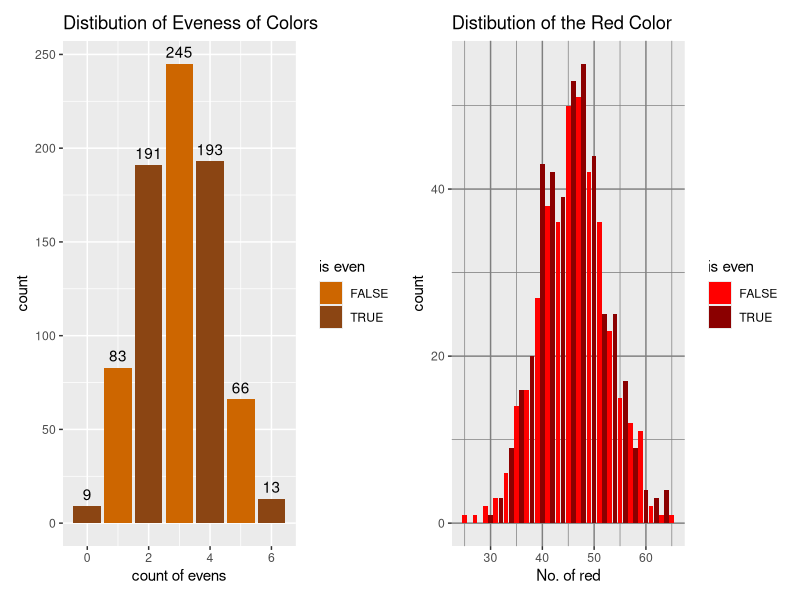
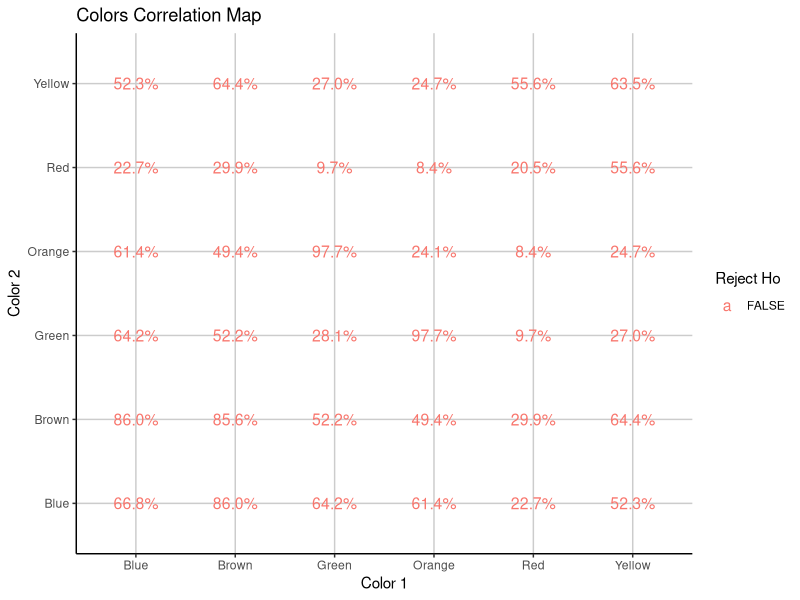
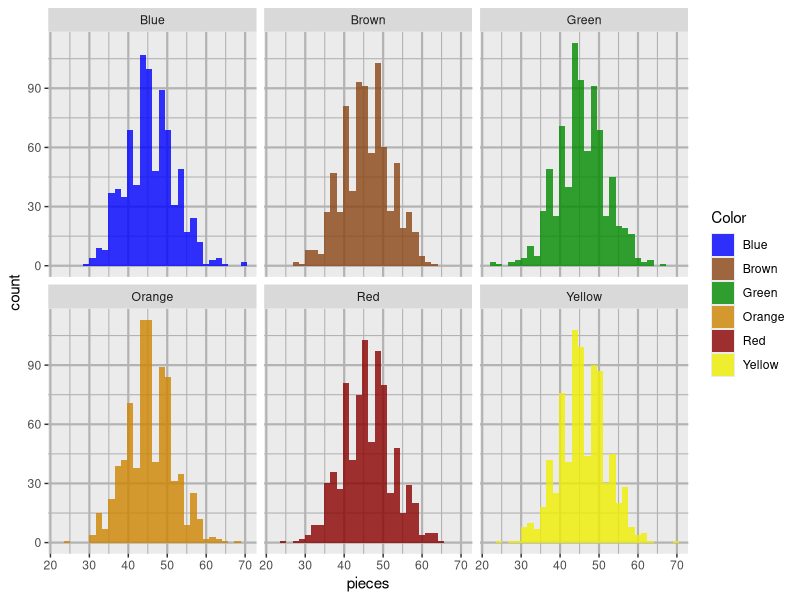
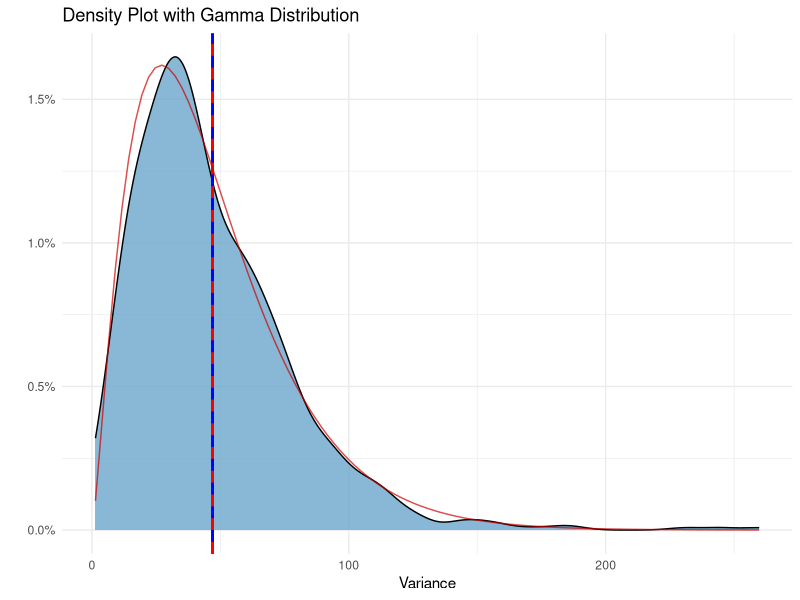
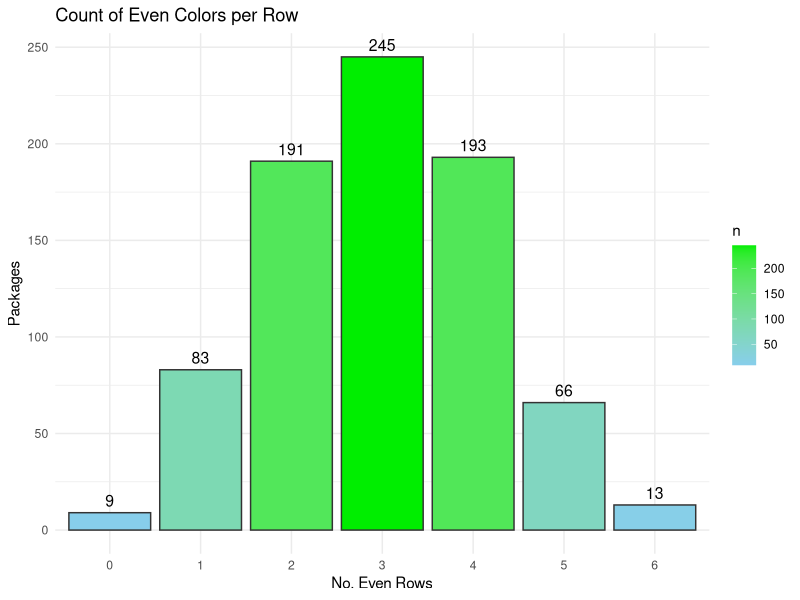
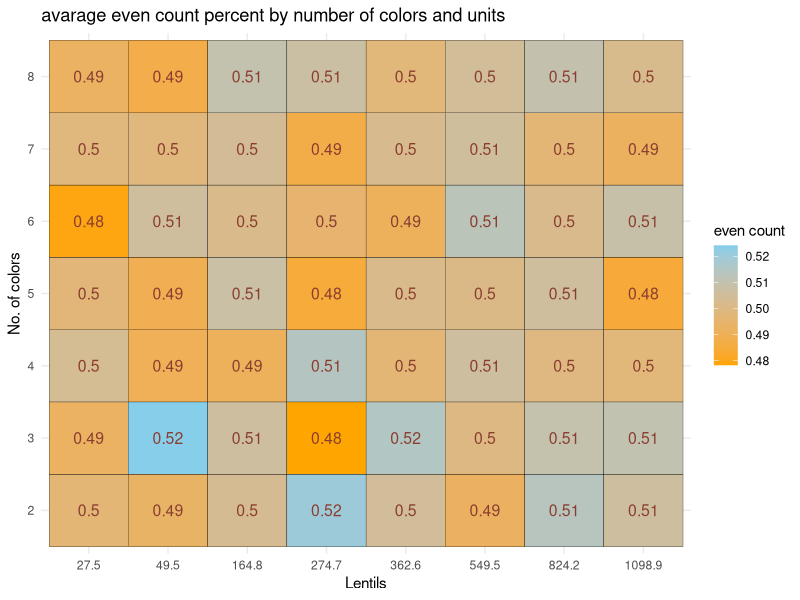
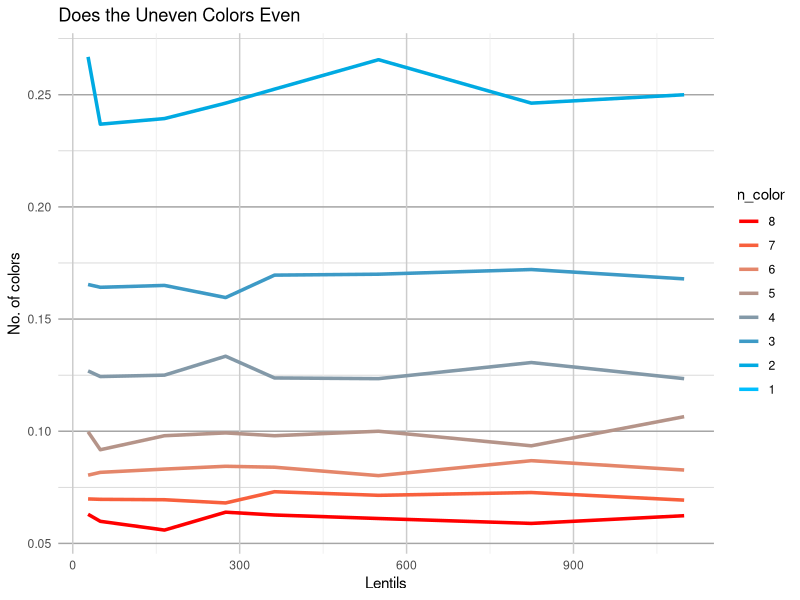
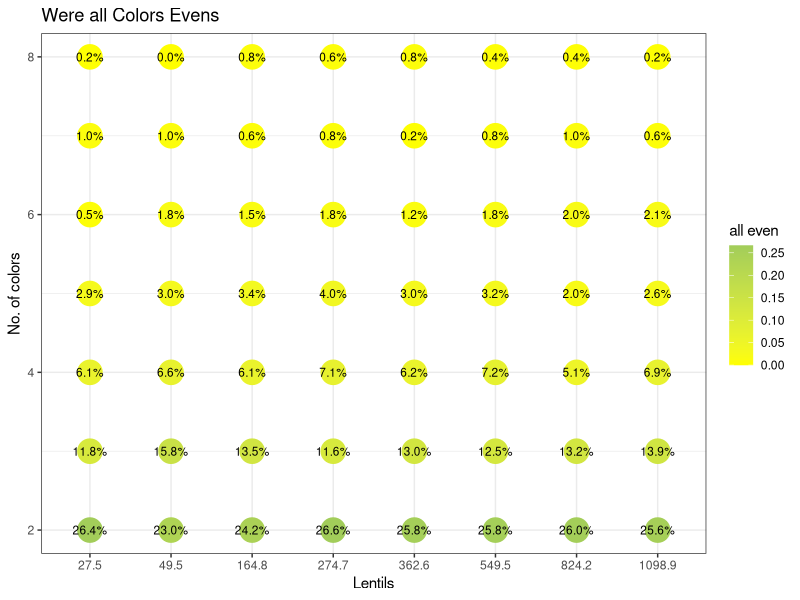

Here is the R script that generated these plots, in order:
## ---- chunk 1
n= 800              #numbers of bags per sample
n_color= 6          #unique colors of M&M
gram= 0.91          #weight of one M&M
bag_g= 250          #common weight of M&M package
n_unit= bag_g/gram  #M&M per packagenm,
## ---- chunk 2
library(tidyverse)
library(MASS) #calculate distribution parameters
library(scales)
library(patchwork) #combine 2 plots
## ---- chunk 3
#parameters
n<- 800            #numbers of bags per sample
n_color<- 6         #unique colors of M&M
gram<- 0.91         #weight of one M&M
bag_g<- 250         #common weight of M&M package
n_unit<- bag_g/gram #M&M per packagenm,
av_per_color= n_unit/n_color
paste0("The avarage number of lentils per color is ", round(av_per_color,2))
## ---- chunk 4
Create_bag<- function(x,tx) #create bag using sample vector
  {
  x<- floor(x)+sample(0:1,1)
  res<- matrix(nrow = 1, ncol = tx)
  colnames(res)<- 1:tx
  S_res<- sample(tx,x,replace = T)
  while(sum(table(S_res)>x))
  {S_res<- S_res[-1]}
  for (i in 1:tx) {
    res[,i] <- sum(S_res==i)
    }
  res}

sample_MnM<-function(n,x_units,t_colors) #create n bag using sample vector
  {
  res<- matrix(nrow = n, ncol = t_colors)
  for (i in 1:n)
    {res[i,]<- Create_bag(x= x_units,tx=t_colors)}
  res}
## ---- chunk 5
#example
print("One bag of 100:")
Create_bag(100,6)
print("3 bags of 100:")
sample_MnM(3,100,6) %>% 
   `colnames<-`(c(1:6)) %>% 
   `rownames<-`(c("Bag_1","Bag_2","Bag_3")) %>% 
   `colnames<-`(c("Red","Blue","Green", "Orange", "Yellow", "Brown"))
## ---- chunk 6
MnM_sample<- sample_MnM(n,n_unit,n_color) %>% 
     `colnames<-`(c("Red","Blue","Green", "Orange", "Yellow", "Brown"))

MnM_sample<-
  MnM_sample %>% as_data_frame() %>% 
  mutate(even_count= rowSums(across(c(1:6)  , ~ .x %% 2 == 0)), #how many evens colors there are
         even_evens= rowSums(across(c(1:6), ~ .x %% 2 == 1)) %% 2 ==0, #are the uneven colors even
         low_col=    rowSums(across(c(1:6), ~ .x <= 0.66*av_per_color)),
         Variance=    apply(across(c(1:6)), 1, var), #var of candy per color/ type
         min=        apply(across(c(1:6)),1,FUN = min), # lowest value in color
         all_even=   even_count== 6
         )

knitr::kable(MnM_sample %>% head(4), caption = "M&M sample random rows")
## ---- chunk 7
colors_summary_df<-rbind(
  MnM_sample$Red %>% summary(),
  MnM_sample$Blue %>% summary(),
  MnM_sample$Green %>% summary(),
  MnM_sample$Orange %>% summary(),
  MnM_sample$Yellow %>% summary(),
  MnM_sample$Brown %>% summary()) %>%
  as.data.frame() %>% cbind(sapply(MnM_sample[,1:6],var,na.rm=1)) %>% 
  rename("Var" ="sapply(MnM_sample[, 1:6], var, na.rm = 1)")

knitr::kable(colors_summary_df, caption = "summary of all colors Distibution")
## ---- chunk 8

red_1<- MnM_sample %>%
  mutate(is.even = even_count %%2 ==0) %>% 
  ggplot(aes(x= even_count, fill= is.even))+
  scale_fill_manual(values = c("darkorange3", "chocolate4"))+
  geom_bar()+
    geom_text(stat = "count",
    aes(label = ..count..),vjust = -0.5)+
  labs(title="Distibution of Eveness of Colors",
       x= "count of evens",
       y= "count",
       fill= "is even"
       )
  
red_2<- MnM_sample %>%
  mutate(is.even = Red %%2 ==0) %>% 
  ggplot(aes(x= Red, fill= is.even))+
  scale_fill_manual(values = c("red", "red4"))+
  geom_bar()+
  labs(title="Distibution of the Red Color",
       x= "No. of red",
       y= "count",
       fill= "is even")+
  theme(panel.grid = element_line(color = "gray50"))

red_1+red_2
## ---- chunk 9
#test mu is av_per_color
check_mean_hypothesis <- function(data, column_name, X)
  {
  test_result <- t.test(data[[column_name]], mu = X)
  test_result$p.value}

columns_to_test <- colnames(MnM_sample[,1:6])
test_results <- sapply(columns_to_test, function(col) {
  check_mean_hypothesis(MnM_sample, col, av_per_color)})

percent(test_results)
## ---- chunk 10
check_mean_hypothesis <- function(data, column_name, X) {
  t.test(data[[column_name]], mu = X)$p.value}

check_two_sample_t_test <- function(data, col1, col2) {
  t.test(data[[col1]], data[[col2]])$p.value}

columns_to_test <- colnames(MnM_sample[,1:6])
num_cols <- length(columns_to_test)
p_value_matrix <- matrix(NA, nrow = num_cols, ncol = num_cols, dimnames = list(columns_to_test, columns_to_test))
for (i in 1:num_cols) {
  for (j in 1:num_cols) {
    if (i == j) { #diagonal test of mu
      p_value_matrix[i, j] <- check_mean_hypothesis(MnM_sample, columns_to_test[i], av_per_color)
    } else { # 2 sample t.test
      p_value_matrix[i, j] <- check_two_sample_t_test(MnM_sample, columns_to_test[i], columns_to_test[j])
    }
  }
}

round(as.data.frame(p_value_matrix),3) %>%
  mutate(color_1= rownames(p_value_matrix)) %>% 
  pivot_longer(cols = 1:6, names_to = "color_2", values_to = "t_test") %>% 
  mutate(Reject_H0 = t_test<= 0.05) %>% 
  ggplot(aes(x= color_1, y= color_2))+
  geom_text(aes(label = sprintf("%.1f%%", t_test * 100), color = Reject_H0), size = 4)+
  labs(title="Colors Correlation Map", color = "Reject Ho",
       x = "Color 1",
       y = "Color 2")+
  theme_classic()+
    theme(
  panel.grid.major.y = element_line(color = "grey80"),
  panel.grid.major.x = element_line(color = "grey80")
    )
## ---- chunk 11
colored_MnM<- MnM_sample %>%
    pivot_longer(cols = 1:6, names_to = "Color", values_to = "pieces") %>%
    ggplot(aes(fill=Color ,x= pieces))+
  geom_histogram(position = "identity", alpha= 0.8)+
    scale_fill_manual(values = c("blue", "chocolate4","green4", "orange3","red4", "yellow2"))+
  theme(panel.grid = element_line(color = "grey70",
                                  size = 0.75))+facet_wrap(~Color)

ggsave(colored_MnM, 
       filename = "colored_M&M.png",
       height = 4, width = 5, units = "in")

colored_MnM
## ---- chunk 12
gamma_params <- fitdistr(MnM_sample$Variance, "gamma")$estimate
paste0("The parameters of the gamma shaped variance is shape ", round(gamma_params[1],3)," and rate ", round(gamma_params[2],3) )
shape_est <- gamma_params["shape"]
scale_est <- 1 / gamma_params["rate"] #using Scale= 1/Rate

MnM_sample %>% #plot density
  ggplot(aes(x = Variance)) +
  geom_density(fill= "skyblue3", alpha= 0.8) +
  geom_vline(xintercept = mean(MnM_sample$Variance), color = "blue", size=1) +
  geom_vline(xintercept = scale_est*shape_est, color = "red", linetype = "dashed", size=1) +
  stat_function(fun = dgamma, args = list(shape = shape_est, scale = scale_est), 
                color = "red3", alpha= 0.7) +
  labs(title = "Density Plot with Gamma Distribution",
       x = "Variance",
       y = "") +
  scale_y_continuous(label=scales::label_percent(.1)) + 
  theme_minimal()
## ---- chunk 13
MnM_sample %>%
  select_(1,2,3,4,5,6) %>%
  mutate(count_even = rowSums(across(1:n_color, ~ .x %% 2 == 0))) %>%
  count(count_even) %>%
  ggplot(aes(x = factor(count_even), y = n, fill = n)) +  # make x categorical
  geom_bar(stat = "identity", color= "grey20") +
  scale_fill_gradient(low = "skyblue", high = "green2") +
  labs(
    title = "Count of Even Colors per Row",
    x = "No. Even Rows",
    y = "Packages"
  )+
    geom_text(aes(label = n), color = "black", size = 4,vjust = -0.5)+
  theme_minimal()
## ---- chunk 14
mega_snack<- function(nn,n_unit,n_color)
  {
  m_sample<- length(n_unit)*length(n_color)
  nul_mat= matrix(nrow = m_sample, ncol = 6)
  res<- cbind(rep(n_unit,length(n_color)),
              sort(rep(n_color,length(n_unit))),
              nul_mat)
    colnames(res)<- c("n_unit", "n_color", "even_count", "even_evens",
                    "var_col","all_even","low_color","smallest_col")
    for (i in 1:(dim(res)[1]))
  {
    low_color<- 0.666*res[i,1]/(res[i,2])
    small_sample<- sample_MnM(nn,res[i,1],res[i,2])%>%
      as_data_frame() %>% 
      mutate(even_count= rowSums(across(everything()  , ~ .x %% 2 == 0))/res[i,2],
             #how many evens colors there are
             even_evens= (rowSums(across(c(1:n_color)  , ~ .x %% 2 == 1)) %% 2 ==0)/res[i,2],
             #are the uneven colors even
             var_col=     apply(across(c(1:n_color)), 1, var),
             #var of candy per color/ type
             smallest_col=apply(across(c(1:n_color)), 1, min),
             #lowest value in color
             all_even=    even_count >= 1,
             low_color=   rowSums(across(c(1:n_color), ~ .x <= low_color ))>=1
            )
    res[i,3:8]<- c(
      mean(small_sample$even_count),
      mean(small_sample$even_evens),
      mean(small_sample$var_col),
      mean(small_sample$all_even,  na.rm = T),
      mean(small_sample$low_color),
      min(small_sample$smallest_col))
      }

  res %>% as.data.frame()
}
## ---- chunk 15
n_color<- 2:8 #Number of distinct colors in each package option
grams_op<- c(25,45,150,250,330,500,750,1000) #Weight of each package option
n_unit_op<- grams_op/gram #Total candies in each package option
nn<- 800 #Number of packages in the sample
## ---- chunk 16
mega_snack_1<-
  mega_snack(nn,n_unit_op,n_color) %>%
  mutate(n_unit= round(n_unit,1))

knitr::kable(mega_snack_1 %>% sample_n(5) %>% 
             mutate_at(3:7, round, 3),
             caption = "Multiple sample example rows")
## ---- chunk 17
mega_snack_1 %>%
  ggplot(aes(x = factor((round( n_unit,1) )), y = factor(n_color ), fill = even_count)) +
  geom_tile(color= "black") +
  scale_fill_gradient(low = "orange", high = "skyblue")+
  labs(title = "avarage even count percent by number of colors and units",
       x= "Lentils",
       y= "No. of colors",
       fill= "even count") +
    geom_text(aes(label = round(even_count,2)), color = "coral4", size = 4)+
  guides(colour= "none")+
  theme_minimal()
## ---- chunk 18
mega_snack_1 %>%
  ggplot(aes(x = n_unit, y = even_evens, group = n_color, color = n_color)) +
  geom_line(linewidth = 1.2) +
  scale_color_gradientn(
    colors = c("deepskyblue","deepskyblue3" ,"grey60", "salmon2", "red"),
    limits = c(1, 8),
    breaks = 1:8,
    guide = guide_colorbar(title = "colors")
  )+
  labs(
    title = "Does the Uneven Colors Even",
    x = "Lentils",
    y = "No. of colors"
  )+
  guides(colour = guide_legend(reverse=T))+
  theme_minimal()+
  theme(
  panel.grid.major.y = element_line(color = "grey65"),
  panel.grid.minor.y = element_line(color = "grey80"),
  panel.grid.major.x = element_line(color = "grey80")   # optional, if you want to keep it clean
)
## ---- chunk 19
Heatmap_all_evens<-
  mega_snack_1 %>%
  ggplot(aes(x = as.factor(round( n_unit,1) ), y = n_color , color = all_even)) +
  geom_point(size = 8 ) +
  scale_color_gradient(low = "yellow", high = "darkolivegreen3")+
  labs(title = "Were all Colors Evens",
       x = "Lentils",
       y = "No. of colors",
       color = "all even") +
        geom_text(aes(label = sprintf("%.1f%%", all_even * 100)), color = "black", size = 3)+
    guides(size= "none")+
  theme_bw()

ggsave(Heatmap_all_evens, 
       filename = "Heatmap_all_evens.png",
       height = 4, width = 5, units = "in")
  guides(colour= "none")

Heatmap_all_evens
## ---- chunk 20
mega_snack_1 %>%
  ggplot(aes(x = factor(round(n_unit, 1)), y = n_color, fill = low_color))+
  geom_tile(color = "white") +
    geom_text(aes(label = sprintf("%.2f%%", low_color * 100)), color = "black", size = 4)+
  scale_fill_gradient(low = "darkolivegreen3", high = "purple3",labels = scales::percent)+
  labs(title = "Chance of Less Than 66% Color in Package",
       x = "Lentils",
       y = "No. of colors",
       fill = "low color")+
  theme_minimal()
## ---- chunk 21
mega_snack_1 %>% 
  select_(1,2,8) %>% 
  mutate(smallest_to_mu= smallest_col*n_color/n_unit) %>%
   ggplot(aes(x = factor(round(n_unit, 1)), y = n_color, fill = smallest_to_mu))+
  geom_tile(color = "white") +
    geom_text(aes(label = sprintf("%.1f%%", smallest_to_mu * 100)), color = "black", size = 4)+
  scale_fill_gradient(low = "red3", high = "darkolivegreen3",labels = scales::percent)+
  labs(title = "Smallest Color as Percent of Expected Value",
       x = "Lentils",
       y = "No. of colors",
       fill = "% of Expected Value")+
  theme_bw()
## ---- chunk 22
mega_snack_open<- function(nn,n_unit,n_color)
  {
  m_sample<- nn*length(n_unit)*length(n_color)
  nul_mat= matrix(nrow = m_sample, ncol = 2)
  res<- cbind(rep(n_unit,nn*length(n_color)),
         sort(rep(n_color,nn*length(n_unit))),
              nul_mat)
  for (i in 1:(dim(res)[1]))
  {
    low_color<- 0.666*res[i,1]/(res[i,2])
    small_sample<- Create_bag(res[i,1],res[i,2])%>%
      as_data_frame() %>% 
      mutate(even_count= rowSums(across(everything()  , ~ .x %% 2 == 0))/res[i,2],
             all_even=   rowSums(across(c(1:n_color)  , ~ .x %% 2 == 0))== res[i,2],
            )
    res[i,3]<- mean(small_sample$even_count)
    res[i,4]<- mean(small_sample$all_even)
      }
  colnames(res)<- c("n_unit", "n_color", "even_count","all_even")
  res %>% as.data.frame()
  }

mega_snack_2<- mega_snack_open(20,n_unit_op,n_color) %>% 
  mutate(color_No2= n_color %%2 == 0) #check if the number of colors is even

lm_color<- lm(mega_snack_2$even_count~ mega_snack_2$n_color +mega_snack_2$n_unit)
lm_color %>% summary()

lm_color_all<- lm(mega_snack_2$all_even~ mega_snack_2$n_color +mega_snack_2$n_unit+ mega_snack_2$color_No2)
lm_color_all %>% summary()
## ---- chunk 23
summary_table<-
  mega_snack_1 %>%
  rename(Colors= n_color) %>% 
  group_by(Colors) %>% 
  summarise('All Even Percent'= round(mean(all_even)*100,2) ,
            .groups = 'drop') %>%
  as.data.frame()
knitr::kable(summary_table, caption = "Probability of All Colors Even by Pack Colors Number")
